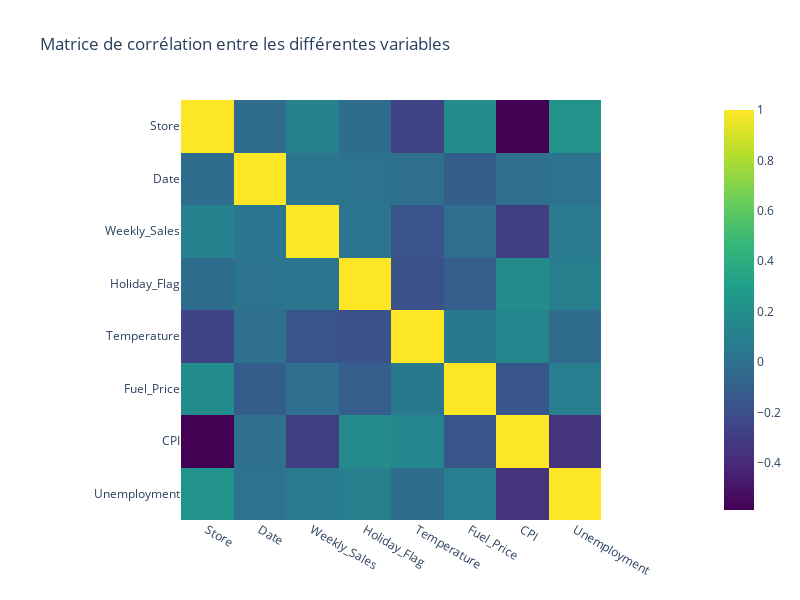

Here is the notebook cell this chart was saved with:
### Markdown cell above
On remarque sur cette boite à moustaches que lorsqu'il y a un jour férié dans la semaine, la médiane des ventes augmente y compris les minimum et maximum. On observe une sorte de stabilité par rapport aux autres semaines.

### Code cell
# Matrice de corrélation entre les différentes variables:

corr_matrix = data.corr()
px.imshow(corr_matrix, 
          x=corr_matrix.columns, 
          y=corr_matrix.index,
          title = 'Matrice de corrélation entre les différentes variables',
          color_continuous_scale='viridis',
          width = 800,
          height = 600)

### Figure 1 — Plotly figure (JSON) as saved in the notebook; plotly's stock layout.template omitted (floating-point values rounded to 4 significant figures)
{"data": [{"coloraxis": "coloraxis", "hovertemplate": "x: %{x}<br>y: %{y}<br>color: %{z}<extra></extra>", "name": "0", "type": "heatmap", "x": ["Store", "Date", "Weekly_Sales", "Holiday_Flag", "Temperature", "Fuel_Price", "CPI", "Unemployment"], "xaxis": "x", "y": ["Store", "Date", "Weekly_Sales", "Holiday_Flag", "Temperature", "Fuel_Price", "CPI", "Unemployment"], "yaxis": "y", "z": [[1, -0.03454, 0.116, -0.02555, -0.2604, 0.1834, -0.5877, 0.2245], [-0.03454, 1, 0.03043, 0.0232, -0.01057, -0.119, -0.006581, 0.008808], [0.116, 0.03043, 1, 0.03704, -0.166, -0.01909, -0.2872, 0.05519], [-0.02555, 0.0232, 0.03704, 1, -0.1879, -0.1174, 0.172, 0.09693], [-0.2604, -0.01057, -0.166, -0.1879, 1, 0.04894, 0.1379, -0.03012], [0.1834, -0.119, -0.01909, -0.1174, 0.04894, 1, -0.1599, 0.08624], [-0.5877, -0.006581, -0.2872, 0.172, 0.1379, -0.1599, 1, -0.3481], [0.2245, 0.008808, 0.05519, 0.09693, -0.03012, 0.08624, -0.3481, 1]]}], "layout": {"coloraxis": {"colorscale": [[0, "#440154"], [0.1111, "#482878"], [0.2222, "#3e4989"], [0.3333, "#31688e"], [0.4444, "#26828e"], [0.5556, "#1f9e89"], [0.6667, "#35b779"], [0.7778, "#6ece58"], [0.8889, "#b5de2b"], [1, "#fde725"]]}, "height": 600, "title": {"text": "Matrice de corrélation entre les différentes variables"}, "width": 800, "xaxis": {"anchor": "y", "constrain": "domain", "domain": [0, 1], "scaleanchor": "y"}, "yaxis": {"anchor": "x", "autorange": "reversed", "constrain": "domain", "domain": [0, 1]}}}
